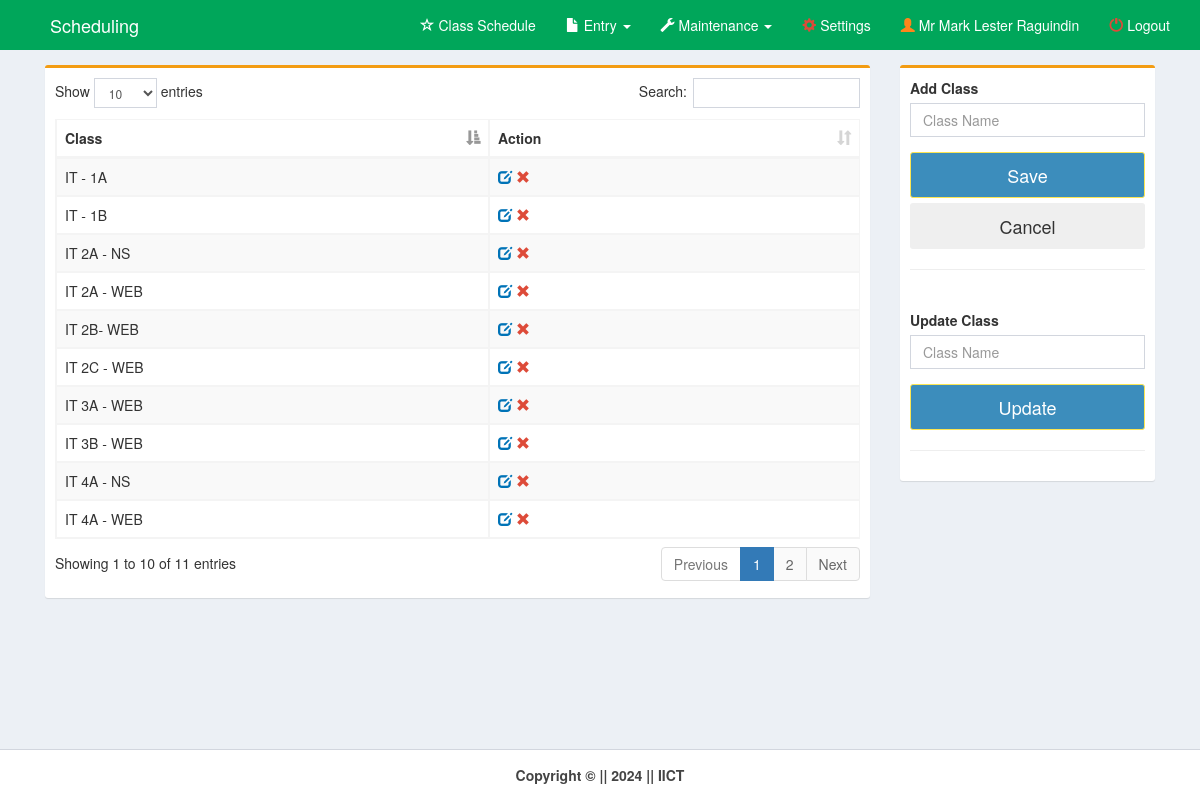
Page /pages/class.php (signed in) on the earlier database version.
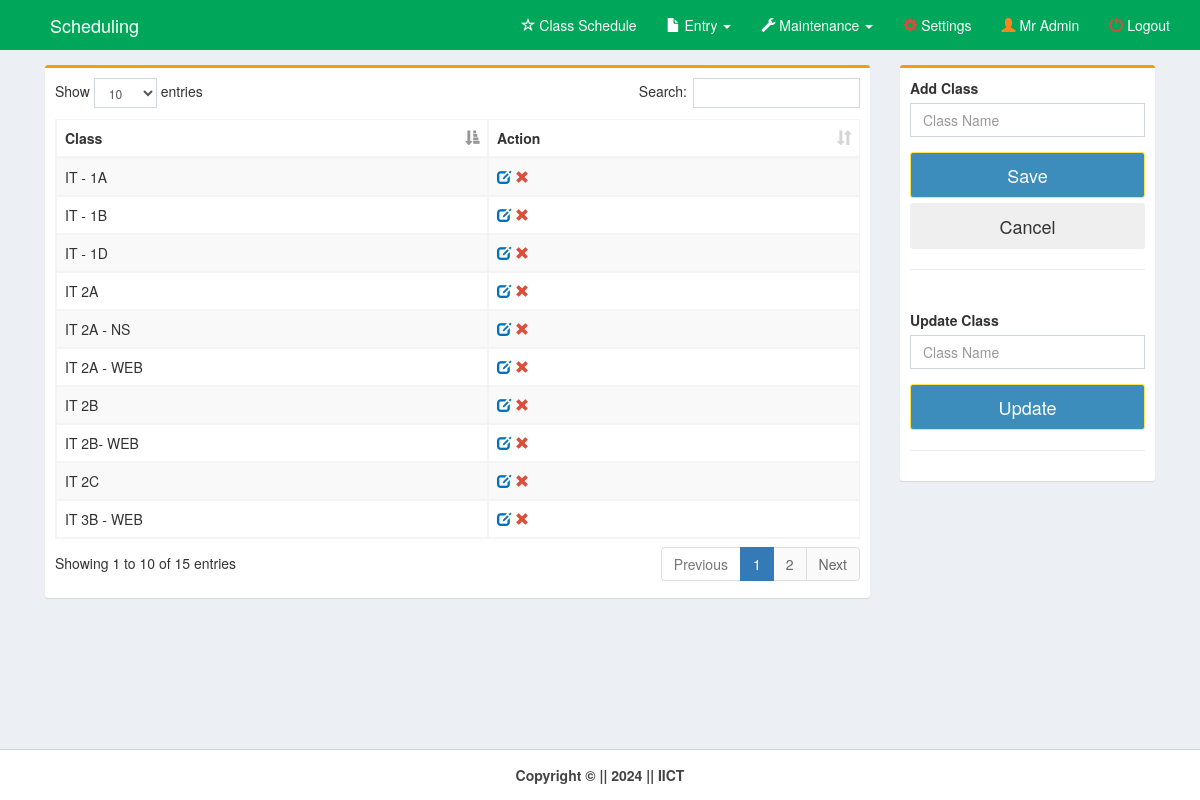
Same page on the later database version.
### tables this page shows
CREATE TABLE `cys` (
  `cys_id` int(11) NOT NULL,
  `cys` varchar(20) NOT NULL
);

### pages/class.php (the view, shortened to what the changed rows need)
<!DOCTYPE html>
<html>
  <head>
    <link rel="stylesheet" href="../bootstrap/css/bootstrap.min.css">
    <link rel="stylesheet" href="../plugins/datatables/dataTables.bootstrap.css">
    <link rel="stylesheet" href="../dist/css/AdminLTE.min.css">
    <link rel="stylesheet" href="../plugins/select2/select2.min.css">
    <link rel="stylesheet" href="../dist/css/skins/_all-skins.min.css">
 </head>
  <body class="hold-transition skin-green layout-top-nav" onload="myFunction()">
    <div class="wrapper">
      <?php include('../dist/includes/header.php');?>
      <div class="content-wrapper">
        <div class="container">
          <section class="content">
            <div class="row">
	      <div class="col-md-9">
              <div class="box box-warning">
                <div class="box-body">
				<div class="row">
					<div class="col-md-12">
						<table id="example1" class="table table-bordered table-striped" style="margin-right:-10px">
              <thead>
                <tr>
                <th>Class</th>
                <th>Action</th>
                </tr>
              </thead>
    <?php
        include('../dist/includes/dbcon.php');
        $query=mysqli_query($con,"select * from cys order by cys")or die(mysqli_error($con));
          while($row=mysqli_fetch_array($query)){
            $id=$row['cys_id'];
            $cys=$row['cys'];
    ?>
                <tr>
                <td><?php echo $cys;?></td>
                <td><a id="click" href="class.php?id=<?php echo $id;?>&cys=<?php echo $cys;?>">
                <i class="glyphicon glyphicon-edit text-blue"></i></a>
                <a id="removeme" onclick="return('Are you sure you want to delete this data?')" href="class_del.php?id=<?php echo $id;?>">
                <i class="glyphicon glyphicon-remove text-red"></i></a>
                </td>
                </tr>
<?php }?>
</table>
		</div>
		<div class="col-md-6">
         </div>
        </div>
                </div>
              </div>
            </div>
          </div>
          </section>
        </div>
      </div>
    </div>
  </body>
</html>

### dist/includes/header_admin.php (shortened to what the changed rows need)
<header class="main-header">
    <nav class="navbar navbar-static-top">
        <div class="container">
            <div class="navbar-header" style="padding-left:20px">
                <a href="home.php" class="navbar-brand">Scheduling</a>
            </div>
            <div class="collapse navbar-collapse" id="navbar-collapse">
                <ul class="nav navbar-nav navbar-right">
                    <li>
                        <a href="home.php" style="font-size:14px"><i class="glyphicon glyphicon-star-empty"></i> Class
                            Schedule</a>
                    </li>
                    <li class="dropdown">
                        <a href="#" class="dropdown-toggle" data-toggle="dropdown">
                            <i class="glyphicon glyphicon-file"></i> Entry <b class="caret"></b>
                        </a>
                    </li>
                    <li class="dropdown">
                        <a href="#" class="dropdown-toggle" data-toggle="dropdown">
                            <i class="glyphicon glyphicon-wrench"></i> Maintenance <b class="caret"></b>
                        </a>
                    </li>
                    <li>
                        <a href="settings.php" style="color:#fff;"><i class="glyphicon glyphicon-cog text-red"></i>
                            Settings</a>
                    </li>
                    <li>
                        <a href="profile.php?showModal=true"><i class="glyphicon glyphicon-user text-orange"></i>
                            <?php echo $_SESSION['name']; ?></a>
                    </li>
                    <li>
                        <a href="logout.php" onclick="return confirm('Are you sure you want to logout?')"><i
                                class="glyphicon glyphicon-off text-red"></i> Logout</a>
                    </li>
                </ul>
            </div>
        </div>
    </nav>
</header>

Differences in the rows shown:
removed cys: cys "IT 2C - WEB"
removed cys: cys "IT 3A - WEB"
no longer on this page (row unchanged): cys: cys "IT 4A - NS"
no longer on this page (row unchanged): cys: cys "IT 4A - WEB"
added cys: cys "IT - 1D"
added cys: cys "IT 2A"
added cys: cys "IT 2B"
added cys: cys "IT 2C"
Other differences:
$_SESSION['name']: "Mr Mark Lester Raguindin" → "Mr Admin"
text written by a page script: "Show entries Search: Showing 1 to 10 of 11 entries Previous 1 2 Next" → "Show entries Search: Showing 1 to 10 of 15 entries Previous 1 2 Next"
